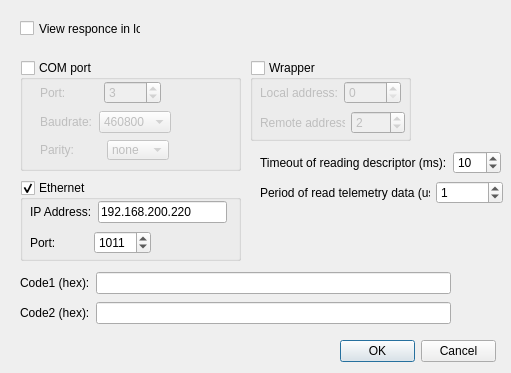
<?xml version="1.0" encoding="UTF-8"?>
<ui version="4.0">
 <class>SettingsDlg</class>
 <widget class="QDialog" name="SettingsDlg">
  <property name="enabled">
   <bool>true</bool>
  </property>
  <property name="geometry">
   <rect>
    <x>0</x>
    <y>0</y>
    <width>511</width>
    <height>373</height>
   </rect>
  </property>
  <property name="sizePolicy">
   <sizepolicy hsizetype="Fixed" vsizetype="Fixed">
    <horstretch>0</horstretch>
    <verstretch>0</verstretch>
   </sizepolicy>
  </property>
  <property name="windowTitle">
   <string>Settings</string>
  </property>
  <property name="modal">
   <bool>true</bool>
  </property>
  <widget class="QDialogButtonBox" name="buttonBox">
   <property name="geometry">
    <rect>
     <x>340</x>
     <y>340</y>
     <width>156</width>
     <height>23</height>
    </rect>
   </property>
   <property name="orientation">
    <enum>Qt::Horizontal</enum>
   </property>
   <property name="standardButtons">
    <set>QDialogButtonBox::Cancel|QDialogButtonBox::Ok</set>
   </property>
  </widget>
  <widget class="QCheckBox" name="checkBox_ShowResponce">
   <property name="geometry">
    <rect>
     <x>20</x>
     <y>20</y>
     <width>121</width>
     <height>17</height>
    </rect>
   </property>
   <property name="text">
    <string>View responce in log</string>
   </property>
  </widget>
  <widget class="QGroupBox" name="groupBoxComPort">
   <property name="geometry">
    <rect>
     <x>20</x>
     <y>60</y>
     <width>221</width>
     <height>111</height>
    </rect>
   </property>
   <property name="title">
    <string>COM port</string>
   </property>
   <property name="checkable">
    <bool>true</bool>
   </property>
   <property name="checked">
    <bool>false</bool>
   </property>
   <widget class="QWidget" name="layoutWidget">
    <property name="geometry">
     <rect>
      <x>20</x>
      <y>50</y>
      <width>131</width>
      <height>24</height>
     </rect>
    </property>
    <layout class="QHBoxLayout" name="horizontalLayout_2">
     <item>
      <widget class="QLabel" name="label_2">
       <property name="text">
        <string>Baudrate:</string>
       </property>
      </widget>
     </item>
     <item>
      <widget class="QComboBox" name="comboBox_ComPort_BaudRate">
       <property name="currentIndex">
        <number>6</number>
       </property>
       <item>
        <property name="text">
         <string>9600</string>
        </property>
       </item>
       <item>
        <property name="text">
         <string>19200</string>
        </property>
       </item>
       <item>
        <property name="text">
         <string>38400</string>
        </property>
       </item>
       <item>
        <property name="text">
         <string>57600</string>
        </property>
       </item>
       <item>
        <property name="text">
         <string>115200</string>
        </property>
       </item>
       <item>
        <property name="text">
         <string>230400</string>
        </property>
       </item>
       <item>
        <property name="text">
         <string>460800</string>
        </property>
       </item>
       <item>
        <property name="text">
         <string>921600</string>
        </property>
       </item>
      </widget>
     </item>
    </layout>
   </widget>
   <widget class="QWidget" name="layoutWidget">
    <property name="geometry">
     <rect>
      <x>20</x>
      <y>20</y>
      <width>121</width>
      <height>25</height>
     </rect>
    </property>
    <layout class="QHBoxLayout" name="horizontalLayout">
     <item>
      <widget class="QLabel" name="label">
       <property name="text">
        <string>Port:</string>
       </property>
       <property name="alignment">
        <set>Qt::AlignLeading|Qt::AlignLeft|Qt::AlignVCenter</set>
       </property>
      </widget>
     </item>
     <item>
      <widget class="QSpinBox" name="spinBox_ComPortNumber">
       <property name="specialValueText">
        <string/>
       </property>
       <property name="minimum">
        <number>1</number>
       </property>
       <property name="value">
        <number>3</number>
       </property>
      </widget>
     </item>
    </layout>
   </widget>
   <widget class="QComboBox" name="comboBox_ComPort_Parity">
    <property name="geometry">
     <rect>
      <x>87</x>
      <y>80</y>
      <width>62</width>
      <height>20</height>
     </rect>
    </property>
    <property name="currentIndex">
     <number>0</number>
    </property>
    <item>
     <property name="text">
      <string>none</string>
     </property>
    </item>
    <item>
     <property name="text">
      <string>even</string>
     </property>
    </item>
    <item>
     <property name="text">
      <string>odd</string>
     </property>
    </item>
   </widget>
   <widget class="QLabel" name="label_9">
    <property name="geometry">
     <rect>
      <x>20</x>
      <y>80</y>
      <width>61</width>
      <height>20</height>
     </rect>
    </property>
    <property name="text">
     <string>Parity:</string>
    </property>
   </widget>
  </widget>
  <widget class="QGroupBox" name="groupBoxUDP">
   <property name="geometry">
    <rect>
     <x>20</x>
     <y>180</y>
     <width>221</width>
     <height>81</height>
    </rect>
   </property>
   <property name="title">
    <string>Ethernet</string>
   </property>
   <property name="checkable">
    <bool>true</bool>
   </property>
   <property name="checked">
    <bool>true</bool>
   </property>
   <widget class="QWidget" name="layoutWidget">
    <property name="geometry">
     <rect>
      <x>10</x>
      <y>20</y>
      <width>197</width>
      <height>24</height>
     </rect>
    </property>
    <layout class="QHBoxLayout" name="horizontalLayout_3">
     <item>
      <widget class="QLabel" name="label_3">
       <property name="text">
        <string>IP Address:</string>
       </property>
      </widget>
     </item>
     <item>
      <widget class="QLineEdit" name="lineEdit_UDP_Address">
       <property name="text">
        <string>192.168.200.220</string>
       </property>
      </widget>
     </item>
    </layout>
   </widget>
   <widget class="QWidget" name="layoutWidget">
    <property name="geometry">
     <rect>
      <x>10</x>
      <y>50</y>
      <width>121</width>
      <height>25</height>
     </rect>
    </property>
    <layout class="QHBoxLayout" name="horizontalLayout_4">
     <item>
      <widget class="QLabel" name="label_4">
       <property name="text">
        <string>Port:</string>
       </property>
      </widget>
     </item>
     <item>
      <widget class="QSpinBox" name="spinBox_UDP_Port">
       <property name="minimum">
        <number>1</number>
       </property>
       <property name="maximum">
        <number>9999</number>
       </property>
       <property name="value">
        <number>1011</number>
       </property>
      </widget>
     </item>
    </layout>
   </widget>
  </widget>
  <widget class="QWidget" name="layoutWidget">
   <property name="geometry">
    <rect>
     <x>20</x>
     <y>270</y>
     <width>431</width>
     <height>56</height>
    </rect>
   </property>
   <layout class="QVBoxLayout" name="verticalLayout">
    <item>
     <layout class="QHBoxLayout" name="horizontalLayout_5">
      <item>
       <widget class="QLabel" name="label_5">
        <property name="text">
         <string>Code1 (hex):</string>
        </property>
       </widget>
      </item>
      <item>
       <widget class="QLineEdit" name="lineEdit_Code1"/>
      </item>
     </layout>
    </item>
    <item>
     <layout class="QHBoxLayout" name="horizontalLayout_6">
      <item>
       <widget class="QLabel" name="label_6">
        <property name="text">
         <string>Code2 (hex):</string>
        </property>
       </widget>
      </item>
      <item>
       <widget class="QLineEdit" name="lineEdit_Code2"/>
      </item>
     </layout>
    </item>
   </layout>
  </widget>
  <widget class="QGroupBox" name="groupBoxWrapper">
   <property name="geometry">
    <rect>
     <x>250</x>
     <y>60</y>
     <width>161</width>
     <height>81</height>
    </rect>
   </property>
   <property name="focusPolicy">
    <enum>Qt::StrongFocus</enum>
   </property>
   <property name="title">
    <string>Wrapper</string>
   </property>
   <property name="checkable">
    <bool>true</bool>
   </property>
   <property name="checked">
    <bool>false</bool>
   </property>
   <widget class="QWidget" name="layoutWidget_2">
    <property name="geometry">
     <rect>
      <x>10</x>
      <y>20</y>
      <width>141</width>
      <height>25</height>
     </rect>
    </property>
    <layout class="QHBoxLayout" name="horizontalLayout_7">
     <item>
      <widget class="QLabel" name="label_7">
       <property name="text">
        <string>Local address:</string>
       </property>
      </widget>
     </item>
     <item>
      <widget class="QSpinBox" name="spinBox_local_addr">
       <property name="minimum">
        <number>0</number>
       </property>
       <property name="maximum">
        <number>9999</number>
       </property>
       <property name="value">
        <number>0</number>
       </property>
      </widget>
     </item>
    </layout>
   </widget>
   <widget class="QWidget" name="layoutWidget_3">
    <property name="geometry">
     <rect>
      <x>10</x>
      <y>50</y>
      <width>145</width>
      <height>25</height>
     </rect>
    </property>
    <layout class="QHBoxLayout" name="horizontalLayout_8">
     <item>
      <widget class="QLabel" name="label_8">
       <property name="text">
        <string>Remote address:</string>
       </property>
      </widget>
     </item>
     <item>
      <widget class="QSpinBox" name="spinBox_remote_addr">
       <property name="minimum">
        <number>0</number>
       </property>
       <property name="maximum">
        <number>9999</number>
       </property>
       <property name="value">
        <number>2</number>
       </property>
      </widget>
     </item>
    </layout>
   </widget>
  </widget>
  <widget class="QWidget" name="layoutWidget_4">
   <property name="geometry">
    <rect>
     <x>260</x>
     <y>150</y>
     <width>241</width>
     <height>25</height>
    </rect>
   </property>
   <layout class="QHBoxLayout" name="horizontalLayout_9">
    <item>
     <widget class="QLabel" name="label_10">
      <property name="text">
       <string>Timeout of reading descriptor (ms):</string>
      </property>
      <property name="alignment">
       <set>Qt::AlignLeading|Qt::AlignLeft|Qt::AlignVCenter</set>
      </property>
     </widget>
    </item>
    <item>
     <widget class="QSpinBox" name="spinBox_timeout_descriptor">
      <property name="specialValueText">
       <string/>
      </property>
      <property name="minimum">
       <number>1</number>
      </property>
      <property name="maximum">
       <number>100</number>
      </property>
      <property name="value">
       <number>10</number>
      </property>
     </widget>
    </item>
   </layout>
  </widget>
  <widget class="QWidget" name="layoutWidget_5">
   <property name="geometry">
    <rect>
     <x>260</x>
     <y>180</y>
     <width>243</width>
     <height>25</height>
    </rect>
   </property>
   <layout class="QHBoxLayout" name="horizontalLayout_10">
    <item>
     <widget class="QLabel" name="label_11">
      <property name="text">
       <string>Period of read telemetry data (us):</string>
      </property>
      <property name="alignment">
       <set>Qt::AlignLeading|Qt::AlignLeft|Qt::AlignVCenter</set>
      </property>
     </widget>
    </item>
    <item>
     <widget class="QSpinBox" name="spinBox_period_telemetry">
      <property name="specialValueText">
       <string/>
      </property>
      <property name="minimum">
       <number>0</number>
      </property>
      <property name="maximum">
       <number>100000</number>
      </property>
      <property name="value">
       <number>1</number>
      </property>
     </widget>
    </item>
   </layout>
  </widget>
 </widget>
 <resources/>
 <connections>
  <connection>
   <sender>buttonBox</sender>
   <signal>accepted()</signal>
   <receiver>SettingsDlg</receiver>
   <slot>accept()</slot>
   <hints>
    <hint type="sourcelabel">
     <x>248</x>
     <y>254</y>
    </hint>
    <hint type="destinationlabel">
     <x>157</x>
     <y>274</y>
    </hint>
   </hints>
  </connection>
  <connection>
   <sender>buttonBox</sender>
   <signal>rejected()</signal>
   <receiver>SettingsDlg</receiver>
   <slot>reject()</slot>
   <hints>
    <hint type="sourcelabel">
     <x>316</x>
     <y>260</y>
    </hint>
    <hint type="destinationlabel">
     <x>286</x>
     <y>274</y>
    </hint>
   </hints>
  </connection>
 </connections>
</ui>
